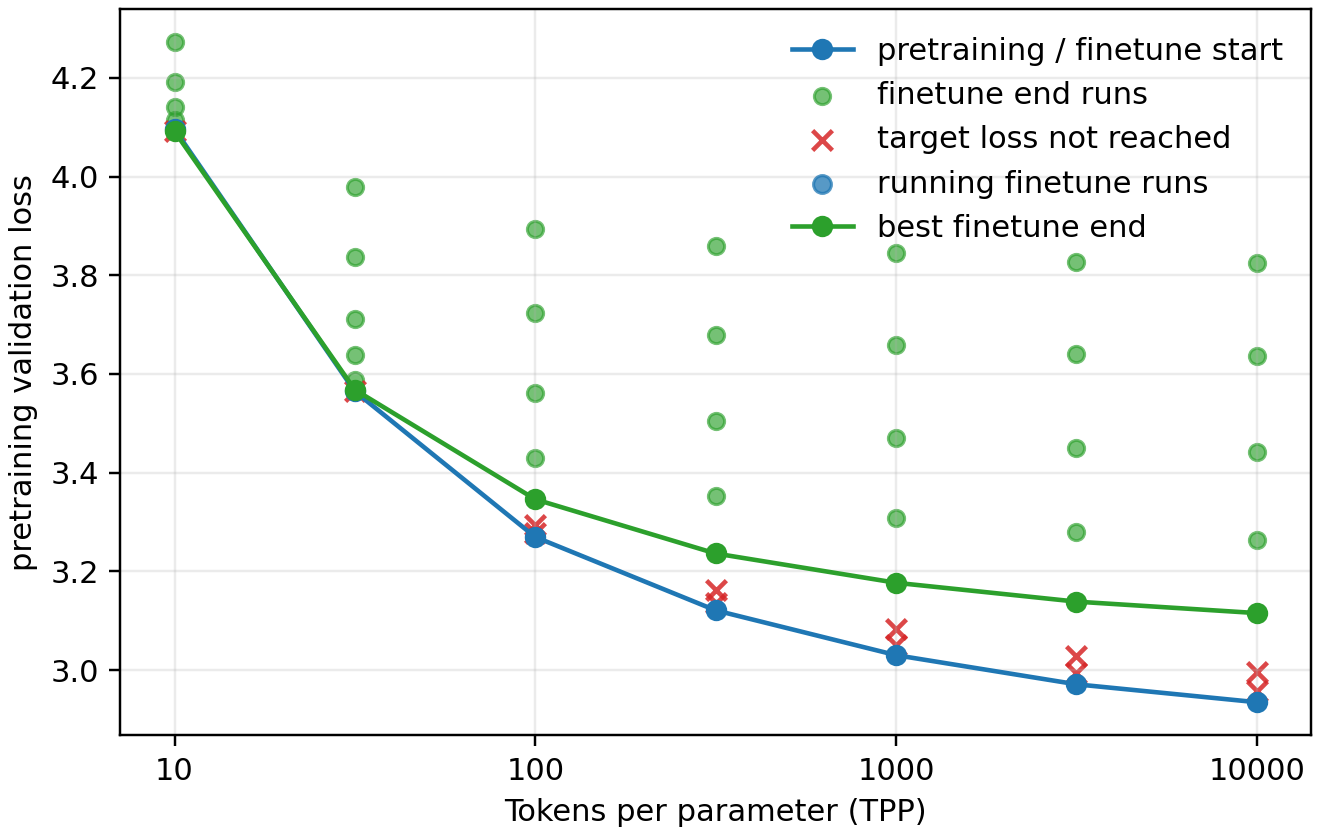

Reproduce this figure in Python.
from pathlib import Path
import json

import fire
import matplotlib.pyplot as plt
import matplotlib.ticker as mticker
import pandas as pd


HERE = Path(__file__).resolve().parent


def read_json(path):
    return json.loads(path.read_text())


def runs(cache, sweep):
    rows = []
    for run_dir in sorted((cache / "sweeps" / sweep).iterdir()):
        if run_dir.is_dir():
            cfg, summary, meta = (read_json(run_dir / f"{x}.json") for x in ("config", "summary", "metadata"))
            rows.append({"run": run_dir.name, "state": str(meta.get("state", "")).lower(), "cfg": cfg, "summary": summary})
    return pd.DataFrame(rows)


def pretrain_tpp(cfg):
    return cfg["stop.tokens_per_param"]


def loaded_pretrain_tpp(cfg):
    return cfg["load_cfg.stop.tokens_per_param"]


def loaded_pretrain_run(cfg):
    load_path = cfg.get("model.load_path")
    if not load_path:
        return None
    return Path(load_path).name


def target_loss_reached(summary):
    return summary.get("stop_reason") == "target_loss" or bool(summary.get("target_loss_reached"))


def model_params(summary):
    return summary["n_param_nonembed"] + summary["n_param_embed"]


def tpp_label(value):
    return f"{value:g}"


def main(
    cache="~/wandb/cache",
    pretrain_sweep="0zjpdd9g",
    finetune_sweep="2ecqgvb5",
    out_dir=str(HERE),
):
    cache, out_dir = Path(cache).expanduser(), Path(out_dir).expanduser()

    pre = runs(cache, pretrain_sweep).query("state == 'finished'").assign(
        tpp=lambda x: x.cfg.map(pretrain_tpp),
        actual_params_pre=lambda x: x.summary.map(model_params),
        pretraining_loss=lambda x: x.summary.map(lambda s: s.get("valid_ntp")),
    )[["run", "tpp", "actual_params_pre", "pretraining_loss"]].rename(columns={"run": "pretrain_run"})
    pre["tpp"] = pd.to_numeric(pre["tpp"]).astype(float)

    ft = runs(cache, finetune_sweep).query("state in ['finished', 'running']").assign(
        tpp=lambda x: x.cfg.map(loaded_pretrain_tpp),
        loaded_pretrain_run=lambda x: x.cfg.map(loaded_pretrain_run),
        actual_params_ft=lambda x: x.summary.map(model_params),
        finetune_end=lambda x: x.summary.map(lambda s: s.get("prev_ntp")),
        downstream_end=lambda x: x.summary.map(lambda s: s.get("valid_ntp")),
        stop_reason=lambda x: x.summary.map(lambda s: s.get("stop_reason")),
        target_loss_reached=lambda x: x.summary.map(target_loss_reached),
    )[["run", "state", "tpp", "loaded_pretrain_run", "actual_params_ft", "finetune_end", "downstream_end", "stop_reason", "target_loss_reached"]].rename(columns={"run": "finetune_run"})
    ft["tpp"] = pd.to_numeric(ft["tpp"]).astype(float)

    df = pre.merge(ft, on="tpp")
    numeric = ["tpp", "actual_params_pre", "actual_params_ft", "pretraining_loss", "finetune_end", "downstream_end"]
    df[numeric] = df[numeric].apply(pd.to_numeric)
    df["actual_params_match"] = df.actual_params_pre.eq(df.actual_params_ft)
    df["load_path_matches_pretrain_run"] = df.pretrain_run.eq(df.loaded_pretrain_run)
    df["forgetting_delta"] = df.finetune_end - df.pretraining_loss
    df = df.sort_values(["tpp", "finetune_end"])
    if not df.actual_params_match.all():
        print("warning: pretrain and finetune actual parameter counts differ")
    if not df.load_path_matches_pretrain_run.all():
        print("warning: finetune model.load_path does not match merged pretrain run")
    finished_df = df[df.state == "finished"]
    running_df = df[df.state == "running"]
    missed = len(finished_df) - int(finished_df.target_loss_reached.sum())
    if missed:
        reasons = finished_df.loc[~finished_df.target_loss_reached, "stop_reason"].fillna("unknown").value_counts().to_dict()
        print(f"plotting {missed} finetune runs that did not reach target loss as x markers: {reasons}")
    if len(running_df):
        print(f"plotting {len(running_df)} running finetune runs as blue circles")

    fig, ax = plt.subplots(figsize=(6.0, 3.8), constrained_layout=True)
    pre_plot = df.groupby("tpp", as_index=False)["pretraining_loss"].mean()
    target_df = finished_df[finished_df.target_loss_reached]
    missed_df = finished_df[~finished_df.target_loss_reached]
    best_idx = target_df.groupby("tpp")["finetune_end"].idxmin()
    best_ft = target_df.loc[best_idx].sort_values("tpp")
    ax.plot(pre_plot.tpp, pre_plot.pretraining_loss, "o-", color="tab:blue", label="pretraining / finetune start")
    ax.scatter(target_df.tpp, target_df.finetune_end, s=28, alpha=0.65, color="tab:green", label="finetune end runs")
    ax.scatter(missed_df.tpp, missed_df.finetune_end, s=42, alpha=0.85, color="tab:red", marker="x", label="target loss not reached")
    ax.scatter(running_df.tpp, running_df.finetune_end, s=34, alpha=0.75, color="tab:blue", label="running finetune runs")
    ax.plot(best_ft.tpp, best_ft.finetune_end, "o-", color="tab:green", label="best finetune end")
    ax.set_xlabel("Tokens per parameter (TPP)")
    ax.set_ylabel("pretraining validation loss")
    ax.set_xscale("log")
    ax.set_xticks([10, 100, 1000, 10000])
    ax.xaxis.set_minor_locator(mticker.NullLocator())
    ax.xaxis.set_major_formatter(mticker.FuncFormatter(lambda x, _: tpp_label(x)))
    ax.grid(alpha=0.25, linewidth=0.8)
    ax.legend(frameon=False)
    for ext in ("png", "pdf"):
        fig.savefig(out_dir / f"plot.{ext}", dpi=220)
    print(df.to_string(index=False))


if __name__ == "__main__":
    fire.Fire(main)
